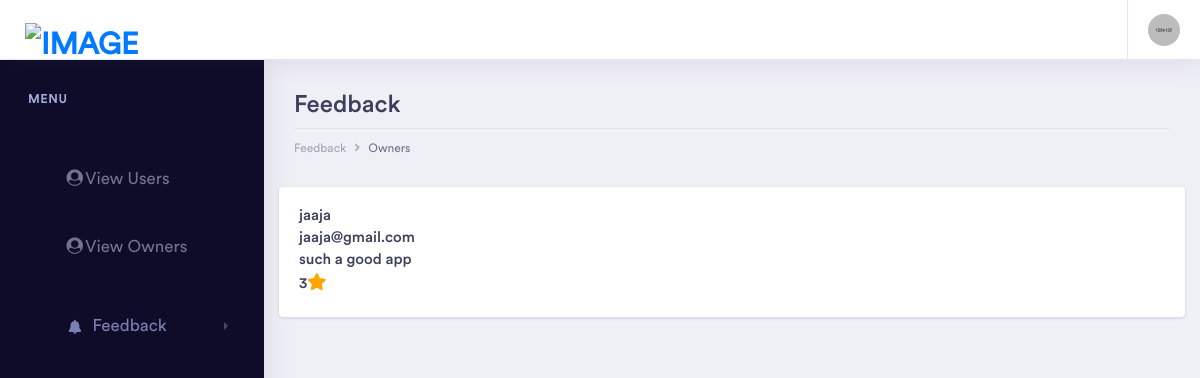
/concept-master/ownerupdate.php, run on the app's committed database.
### tables this page shows
CREATE TABLE `ownercomment` (
  `id` int(100) NOT NULL,
  `name` varchar(100) NOT NULL,
  `email` varchar(100) NOT NULL,
  `comment` varchar(100) NOT NULL,
  `rate` varchar(30) NOT NULL
);

### concept-master/ownerupdate.php (the view, shortened to what this page needs)
<!doctype html>
<html lang="en">
<head>
    <link rel="stylesheet" href="assets/vendor/bootstrap/css/bootstrap.min.css">
    <link href="assets/vendor/fonts/circular-std/style.css" rel="stylesheet">
    <link rel="stylesheet" href="assets/libs/css/adminstyle.css">
    <link rel="stylesheet" href="assets/vendor/fonts/fontawesome/css/fontawesome-all.css">
    <link rel="stylesheet" href="assets/vendor/charts/chartist-bundle/chartist.css">
    <link rel="stylesheet" href="assets/vendor/charts/morris-bundle/morris.css">
    <link rel="stylesheet" href="assets/vendor/fonts/material-design-iconic-font/css/materialdesignicons.min.css">
    <link rel="stylesheet" href="assets/vendor/charts/c3charts/c3.css">
    <link rel="stylesheet" href="assets/vendor/fonts/flag-icon-css/flag-icon.min.css">
</head>
<body>
    <div class="dashboard-main-wrapper">
        <div class="dashboard-header">
            <nav class="navbar navbar-expand-lg bg-white fixed-top" style="height:20px;">
                <a class="navbar-brand" href="index.php"><img src="assets/images/2020.png" style="width:170px;height:170px;margin-top:31px;margin-left:5px;" alt="image"></a>
                <div class="collapse navbar-collapse " id="navbarSupportedContent">
                    <ul class="navbar-nav ml-auto navbar-right-top">
                        <li class="nav-item dropdown nav-user">
                            <a class="nav-link nav-user-img" href="#" id="navbarDropdownMenuLink2" data-toggle="dropdown" aria-haspopup="true" aria-expanded="false"><img src="assets/images/avatar-1.jpg" alt="" class="user-avatar-md rounded-circle"></a>
                        </li>
                    </ul>
                </div>
            </nav>
        </div>
        <div class="nav-left-sidebar sidebar-dark">
            <div class="menu-list">
                <nav class="navbar navbar-expand-lg navbar-light">
                    <div class="collapse navbar-collapse" id="navbarNav">
                        <ul class="navbar-nav flex-column">
                            <li class="nav-divider">
                                Menu
                            </li>
                            <li class="nav-item " >
				<br><br>	<a  href="#" data-toggle="collapse" aria-expanded="false" data-target="#submenu-2" aria-controls="submenu-2"><class="colorlib-active"><a href="index.php"><class style="margin-left:50px;font-size:17px;"><i class="fa fa-fw fa-user-circle"></i>View Users</a><br><br><br>
				<a  href="#" data-toggle="collapse" aria-expanded="false" data-target="#submenu-2" aria-controls="submenu-2"><a href="manage.php"><class style="margin-left:50px;font-size:17px;"><i class="fa fa-fw fa-user-circle"></i>View Owners</a><br><br><br>
                                <a class="nav-link" href="#" data-toggle="collapse" aria-expanded="false" data-target="#submenu-1-2" aria-controls="submenu-1-2"><class style="margin-left:40px;font-size:17px;"><i class="fa fa-fw fa-bell"></i>Feedback</a>
                            </li>
							</ul>
                                </div>
                    </div>
            </div>
        </div>
        <div class="dashboard-wrapper">
            <div class="dashboard-ecommerce">
                <div class="container-fluid dashboard-content ">
                    <div class="row">
                        <div class="col-xl-12 col-lg-12 col-md-12 col-sm-12 col-12">
                            <div class="page-header">
                                <h2 class="pageheader-title">Feedback</h2>
                                <div class="page-breadcrumb">
                                    <nav aria-label="breadcrumb">
                                        <ol class="breadcrumb">
                                           <li class="breadcrumb-item"><a href="#" class="breadcrumb-link">Feedback</a></li>
                                            <li class="breadcrumb-item active" aria-current="page">Owners</li>
                                        </ol>
                                    </nav>
                                </div>
                            </div>
                        </div>
                    </div>
                    <div class="ecommerce-widget">
                        <div class="row">
                            <?php
					include 'config.php';
					$sql1 = "select * from ownercomment";
					$result1 = mysqli_query($con,$sql1);
					$num1=mysqlI_num_rows($result1);
						if($num1 > 0)
								{
								while($row1 = mysqli_fetch_array($result1))
								{
							$name=$row1['name'];
							$email=$row1['email'];
							$comment=$row1['comment'];
							$rate=$row1['rate'];
			?>
			<div class="card" style="width:85em;">
                                    <div class="card-body" >
                                       <div class="metric-value d-inline-block" >
                                            <h1 class="mb-1" style="font-size:15px;"><?php echo $name;?></h1>
                                            <h1 class="mb-1" style="font-size:15px;"><?php echo $email;?></h1>
                                            <h1 class="mb-1" style="font-size:15px;"><?php echo $comment;?></h1>
											<h1 class="mb-1" style="font-size:15px;"><?php echo $rate;?><i class="fa fa-star" style="color:orange;font-size:17px;"></i></h1>
                                        </div>
                            </div>
                        </div>
						 <?php
								}
				}
				?>
                                </div>
                            </div>
                        </div>
                        </div>
                        </div>
</body>
</html>

### data on the page
ownercomment: name "jaaja", email "jaaja@gmail.com", comment "such a good app", rate "3"
